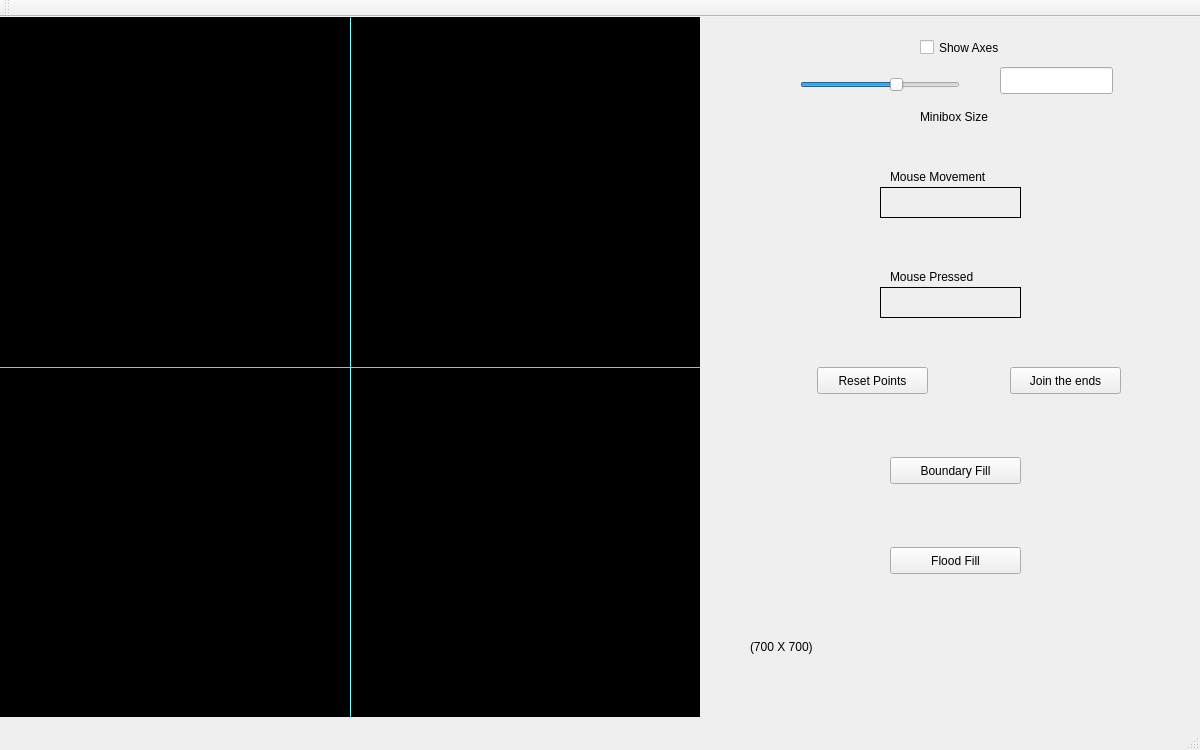
<?xml version="1.0" encoding="UTF-8"?>
<ui version="4.0">
 <class>MainWindow</class>
 <widget class="QMainWindow" name="MainWindow">
  <property name="geometry">
   <rect>
    <x>0</x>
    <y>0</y>
    <width>1200</width>
    <height>750</height>
   </rect>
  </property>
  <property name="windowTitle">
   <string>MainWindow</string>
  </property>
  <widget class="QWidget" name="centralWidget">
   <widget class="my_label" name="frame">
    <property name="geometry">
     <rect>
      <x>0</x>
      <y>0</y>
      <width>700</width>
      <height>700</height>
     </rect>
    </property>
    <property name="sizePolicy">
     <sizepolicy hsizetype="Preferred" vsizetype="Preferred">
      <horstretch>0</horstretch>
      <verstretch>0</verstretch>
     </sizepolicy>
    </property>
    <property name="mouseTracking">
     <bool>true</bool>
    </property>
    <property name="styleSheet">
     <string notr="true">background-color: rgb(0, 0, 0);</string>
    </property>
    <property name="frameShape">
     <enum>QFrame::Box</enum>
    </property>
    <property name="text">
     <string/>
    </property>
   </widget>
   <widget class="QLabel" name="mouse_movement">
    <property name="geometry">
     <rect>
      <x>880</x>
      <y>170</y>
      <width>141</width>
      <height>31</height>
     </rect>
    </property>
    <property name="frameShape">
     <enum>QFrame::Panel</enum>
    </property>
    <property name="text">
     <string/>
    </property>
   </widget>
   <widget class="QLabel" name="label_3">
    <property name="geometry">
     <rect>
      <x>890</x>
      <y>150</y>
      <width>121</width>
      <height>20</height>
     </rect>
    </property>
    <property name="text">
     <string>Mouse Movement</string>
    </property>
   </widget>
   <widget class="QLabel" name="label_6">
    <property name="geometry">
     <rect>
      <x>750</x>
      <y>620</y>
      <width>81</width>
      <height>20</height>
     </rect>
    </property>
    <property name="text">
     <string>(700 X 700)</string>
    </property>
   </widget>
   <widget class="Line" name="x_axis">
    <property name="geometry">
     <rect>
      <x>0</x>
      <y>350</y>
      <width>700</width>
      <height>1</height>
     </rect>
    </property>
    <property name="styleSheet">
     <string notr="true">background-color: rgb(255, 85, 255);</string>
    </property>
    <property name="orientation">
     <enum>Qt::Horizontal</enum>
    </property>
   </widget>
   <widget class="Line" name="y_axis">
    <property name="geometry">
     <rect>
      <x>350</x>
      <y>0</y>
      <width>1</width>
      <height>700</height>
     </rect>
    </property>
    <property name="styleSheet">
     <string notr="true">
background-color: rgb(85, 255, 255);</string>
    </property>
    <property name="orientation">
     <enum>Qt::Vertical</enum>
    </property>
   </widget>
   <widget class="QCheckBox" name="show_axes">
    <property name="geometry">
     <rect>
      <x>920</x>
      <y>20</y>
      <width>101</width>
      <height>21</height>
     </rect>
    </property>
    <property name="text">
     <string>Show Axes</string>
    </property>
   </widget>
   <widget class="QSlider" name="horizontalSlider">
    <property name="geometry">
     <rect>
      <x>800</x>
      <y>60</y>
      <width>160</width>
      <height>16</height>
     </rect>
    </property>
    <property name="minimum">
     <number>2</number>
    </property>
    <property name="maximum">
     <number>15</number>
    </property>
    <property name="sliderPosition">
     <number>10</number>
    </property>
    <property name="orientation">
     <enum>Qt::Horizontal</enum>
    </property>
   </widget>
   <widget class="QLabel" name="label_4">
    <property name="geometry">
     <rect>
      <x>920</x>
      <y>90</y>
      <width>91</width>
      <height>20</height>
     </rect>
    </property>
    <property name="text">
     <string>Minibox Size</string>
    </property>
   </widget>
   <widget class="QLineEdit" name="lineEdit">
    <property name="geometry">
     <rect>
      <x>1000</x>
      <y>50</y>
      <width>113</width>
      <height>27</height>
     </rect>
    </property>
   </widget>
   <widget class="QLabel" name="label_5">
    <property name="geometry">
     <rect>
      <x>890</x>
      <y>250</y>
      <width>121</width>
      <height>20</height>
     </rect>
    </property>
    <property name="text">
     <string>Mouse Pressed</string>
    </property>
   </widget>
   <widget class="QLabel" name="mouse_press">
    <property name="geometry">
     <rect>
      <x>880</x>
      <y>270</y>
      <width>141</width>
      <height>31</height>
     </rect>
    </property>
    <property name="frameShape">
     <enum>QFrame::Panel</enum>
    </property>
    <property name="text">
     <string/>
    </property>
   </widget>
   <widget class="QPushButton" name="pushButton_4">
    <property name="geometry">
     <rect>
      <x>817</x>
      <y>350</y>
      <width>111</width>
      <height>27</height>
     </rect>
    </property>
    <property name="text">
     <string>Reset Points</string>
    </property>
   </widget>
   <widget class="QPushButton" name="pushButton_5">
    <property name="geometry">
     <rect>
      <x>1010</x>
      <y>350</y>
      <width>111</width>
      <height>27</height>
     </rect>
    </property>
    <property name="text">
     <string>Join the ends</string>
    </property>
   </widget>
   <widget class="QPushButton" name="boundaryfill_button">
    <property name="geometry">
     <rect>
      <x>890</x>
      <y>440</y>
      <width>131</width>
      <height>27</height>
     </rect>
    </property>
    <property name="text">
     <string>Boundary Fill</string>
    </property>
   </widget>
   <widget class="QPushButton" name="floodfill_button">
    <property name="geometry">
     <rect>
      <x>890</x>
      <y>530</y>
      <width>131</width>
      <height>27</height>
     </rect>
    </property>
    <property name="text">
     <string>Flood Fill</string>
    </property>
   </widget>
  </widget>
  <widget class="QMenuBar" name="menuBar">
   <property name="geometry">
    <rect>
     <x>0</x>
     <y>0</y>
     <width>1200</width>
     <height>24</height>
    </rect>
   </property>
  </widget>
  <widget class="QToolBar" name="mainToolBar">
   <attribute name="toolBarArea">
    <enum>TopToolBarArea</enum>
   </attribute>
   <attribute name="toolBarBreak">
    <bool>false</bool>
   </attribute>
  </widget>
  <widget class="QStatusBar" name="statusBar"/>
 </widget>
 <layoutdefault spacing="6" margin="11"/>
 <customwidgets>
  <customwidget>
   <class>my_label</class>
   <extends>QLabel</extends>
   <header location="global">my_label.h</header>
  </customwidget>
 </customwidgets>
 <resources/>
 <connections/>
</ui>
